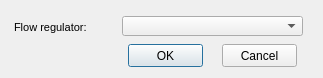
<?xml version="1.0" encoding="UTF-8"?>
<ui version="4.0">
 <class>Dialog</class>
 <widget class="QDialog" name="Dialog">
  <property name="geometry">
   <rect>
    <x>0</x>
    <y>0</y>
    <width>323</width>
    <height>78</height>
   </rect>
  </property>
  <property name="windowTitle">
   <string>Change node type</string>
  </property>
  <widget class="QPushButton" name="btn_accept">
   <property name="geometry">
    <rect>
     <x>128</x>
     <y>44</y>
     <width>75</width>
     <height>23</height>
    </rect>
   </property>
   <property name="text">
    <string>OK</string>
   </property>
  </widget>
  <widget class="QPushButton" name="btn_cancel">
   <property name="geometry">
    <rect>
     <x>222</x>
     <y>44</y>
     <width>75</width>
     <height>23</height>
    </rect>
   </property>
   <property name="text">
    <string>Cancel</string>
   </property>
  </widget>
  <widget class="QComboBox" name="custom_node_type">
   <property name="geometry">
    <rect>
     <x>122</x>
     <y>16</y>
     <width>181</width>
     <height>20</height>
    </rect>
   </property>
   <property name="frame">
    <bool>true</bool>
   </property>
  </widget>
  <widget class="QLabel" name="label_new_node_type">
   <property name="geometry">
    <rect>
     <x>14</x>
     <y>16</y>
     <width>141</width>
     <height>22</height>
    </rect>
   </property>
   <property name="font">
    <font>
     <pointsize>8</pointsize>
    </font>
   </property>
   <property name="frameShape">
    <enum>QFrame::NoFrame</enum>
   </property>
   <property name="frameShadow">
    <enum>QFrame::Raised</enum>
   </property>
   <property name="text">
    <string>Flow regulator:</string>
   </property>
   <property name="margin">
    <number>3</number>
   </property>
  </widget>
 </widget>
 <tabstops>
  <tabstop>custom_node_type</tabstop>
  <tabstop>btn_accept</tabstop>
  <tabstop>btn_cancel</tabstop>
 </tabstops>
 <resources/>
 <connections/>
</ui>
